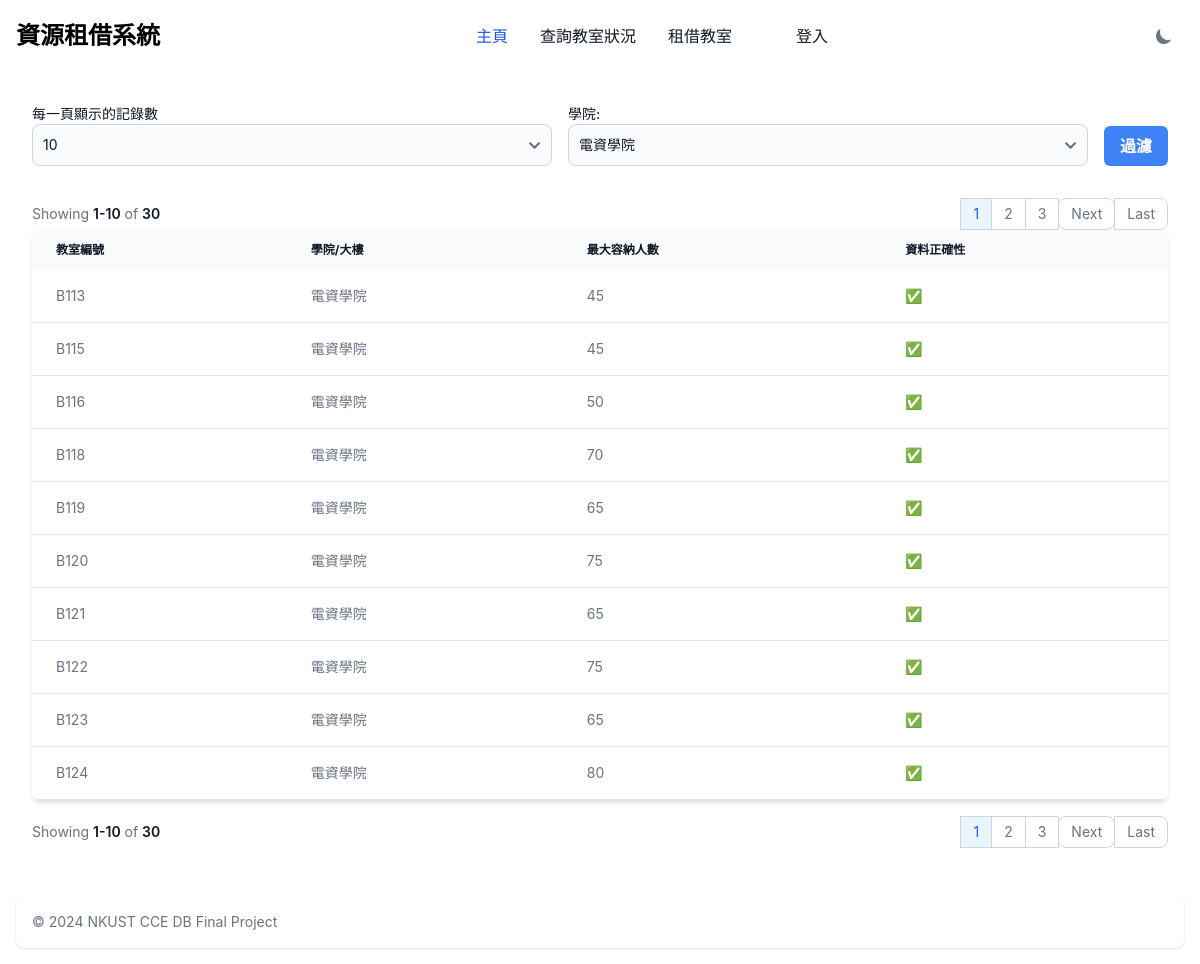
Page /index.php?colleage=電資學院 on the committed database.
### tables this page shows
CREATE TABLE `classroom_table` (
  `classroom` varchar(10) NOT NULL DEFAULT '0',
  `colleage` varchar(50) NOT NULL DEFAULT '',
  `max_capacity` int(10) NOT NULL DEFAULT 0,
  `is_realdata` enum('Y','N') NOT NULL DEFAULT 'N'
);

### index.php (the view, shortened to what this page needs)
<?php
$conn = require_once "config.php";
$colleages = [];
$query = "SELECT DISTINCT colleage FROM classroom_table";
$result = $conn->query($query);
while ($row = $result->fetch_row()) {
    $colleages[] = $row[0];
}
$limit = isset($_GET['limit']) ? (int) $_GET['limit'] : 10;
$page = isset($_GET['page']) ? (int) $_GET['page'] : 1;
$offset = ($page - 1) * $limit;
$colleage = isset($_GET['colleage']) ? $_GET['colleage'] : '';
$conditions = [];
if ($colleage) {
    $conditions[] = "colleage = '" . $conn->real_escape_string($colleage) . "'";
}
$where = '';
if (count($conditions) > 0) {
    $where = 'WHERE ' . implode(' AND ', $conditions);
}
$total_query = "SELECT COUNT(*) FROM classroom_table $where";
$total_result = $conn->query($total_query);
$total_rows = $total_result->fetch_row()[0];
$total_pages = ceil($total_rows / $limit);
$query = "SELECT * FROM classroom_table $where LIMIT $limit OFFSET $offset";
$result = $conn->query($query);
$query_params = http_build_query([
    'limit' => $limit,
    'colleage' => $colleage
]);
?>
<!DOCTYPE html>
<html>
<head>
    <link href="https://cdnjs.cloudflare.com/ajax/libs/flowbite/2.3.0/flowbite.min.css" rel="stylesheet" />
</head>
<body class="bg-white dark:bg-gray-900">
    <?php include './components/navigaion.php'; ?>
    <div class="max-w-screen-xl mx-auto p-4 sm:p-6 lg:p-8">
        <form method="GET" action="" class="flex flex-wrap space-x-4">
            <div class="mb-4 flex-1">
                <label for="limit" class="block text-sm font-medium text-gray-900 dark:text-white">每一頁顯示的記錄數</label>
                <select name="limit" id="limit"
                    class="bg-gray-50 border border-gray-300 text-gray-900 text-sm rounded-lg focus:ring-blue-500 focus:border-blue-500 block w-full p-2.5 dark:bg-gray-700 dark:border-gray-600 dark:placeholder-gray-400 dark:text-white dark:focus:ring-blue-500 dark:focus:border-blue-500">
                    <option value="10" <?= $limit == 10 ? 'selected' : ''; ?>>10</option>
                </select>
            </div>
            <div class="mb-4 flex-1">
                <label for="colleage" class="block text-sm font-medium text-gray-900 dark:text-white">學院:</label>
                <select name="colleage" id="colleage"
                    class="bg-gray-50 border border-gray-300 text-gray-900 text-sm rounded-lg focus:ring-blue-500 focus:border-blue-500 block w-full p-2.5 dark:bg-gray-700 dark:border-gray-600 dark:placeholder-gray-400 dark:text-white dark:focus:ring-blue-500 dark:focus:border-blue-500">
                    <?php foreach ($colleages as $c): ?>
                        <option value="<?= $c ?>" <?= $colleage == $c ? 'selected' : '' ?>><?= $c ?></option>
                    <?php endforeach; ?>
                </select>
            </div>
            <div class="flex items-end mb-4">
                <button type="submit"
                    class="px-4 py-2 font-semibold text-white bg-blue-500 rounded-md hover:bg-blue-700">過濾</button>
            </div>
        </form>
        <nav class="flex items-center flex-column flex-wrap md:flex-row justify-between pt-4"
            aria-label="Table navigation">
            <span
                class="text-sm font-normal text-gray-500 dark:text-gray-400 mb-4 md:mb-0 block w-full md:inline md:w-auto">
                Showing <span
                    class="font-semibold text-gray-900 dark:text-white"><?= $offset + 1 ?>-<?= min($offset + $limit, $total_rows) ?></span>
                of <span class="font-semibold text-gray-900 dark:text-white"><?= $total_rows ?></span>
            </span>
            <ul class="inline-flex -space-x-px rtl:space-x-reverse text-sm h-8">
                <?php
                $displayed_pages = [];
                if ($total_pages <= 10) {
                    $displayed_pages = range(1, $total_pages);
                }
                foreach ($displayed_pages as $p):
                    if ($p === '...'):
                        ?>
                        <li>
                            <span
                                class="flex items-center justify-center px-3 h-8 leading-tight text-gray-500 bg-white border border-gray-300 dark:bg-gray-800 dark:border-gray-700 dark:text-gray-400">...</span>
                        </li>
                        <?php
                    else:
                        ?>
                        <li>
                            <a href="?page=<?= $p ?>&<?= $query_params ?>"
                                class="flex items-center justify-center px-3 h-8 leading-tight <?= $p == $page ? 'text-blue-600 border border-gray-300 bg-blue-50 hover:bg-blue-100 hover:text-blue-700 dark:border-gray-700 dark:bg-gray-700 dark:text-white' : 'text-gray-500 bg-white border border-gray-300 hover:bg-gray-100 hover:text-gray-900 dark:text-white dark:bg-gray-800 dark:border-gray-700 dark:text-gray-400 dark:hover:bg-gray-700 dark:hover:text-white' ?>"><?= $p ?></a>
                        </li>
                        <?php
                    endif;
                endforeach;
                ?>
                <?php if ($page < $total_pages): ?>
                    <li>
                        <a href="?page=<?= $page + 1 ?>&<?= $query_params ?>"
                            class="flex items-center justify-center px-3 h-8 leading-tight text-gray-500 bg-white border border-gray-300 rounded-lg hover:bg-gray-100 hover:text-gray-900 dark:text-white dark:bg-gray-800 dark:border-gray-700 dark:text-gray-400 dark:hover:bg-gray-700 dark:hover:text-white">Next</a>
                    </li>
                    <li>
                        <a href="?page=<?= $total_pages ?>&<?= $query_params ?>"
                            class="flex items-center justify-center px-3 h-8 leading-tight text-gray-500 bg-white border border-gray-300 rounded-e-lg hover:bg-gray-100 hover:text-gray-900 dark:text-white dark:bg-gray-800 dark:border-gray-700 dark:text-gray-400 dark:hover:bg-gray-700 dark:hover:text-white">Last</a>
                    </li>
                <?php endif; ?>
            </ul>
        </nav>
        <div class="relative overflow-x-auto shadow-md sm:rounded-lg">
            <table class="w-full text-sm text-left rtl:text-right text-gray-500 dark:text-gray-400 overflow-auto">
                <thead
                    class="text-xs text-gray-900 dark:text-white uppercase bg-gray-50 dark:bg-gray-700 dark:text-gray-400 whitespace-nowrap">
                    <tr>
                        <th scope="col" class="px-6 py-3">教室編號</th>
                        <th scope="col" class="px-6 py-3">學院/大樓</th>
                        <th scope="col" class="px-6 py-3">最大容納人數</th>
                        <th scope="col" class="px-6 py-3">
                            <button data-popover-target="popover-default" type="button">資料正確性</button>
                        </th>
                    </tr>
                </thead>
                <tbody>
                    <?php while ($row = $result->fetch_assoc()): ?>
                        <tr
                            class="bg-white border-b dark:bg-gray-800 dark:border-gray-700 hover:bg-gray-50 dark:hover:bg-gray-600 whitespace-nowrap">
                            <td class="px-6 py-4"><?= $row['classroom'] ?? '' ?></td>
                            <td class="px-6 py-4"><?= $row['colleage'] ?? '' ?></td>
                            <td class="px-6 py-4"><?= $row['max_capacity'] ?? '' ?></td>
                            <td class="px-6 py-4"><?= $row['is_realdata'] == 'N' ? '❓' : '✅' ?></td>
                        </tr>
                    <?php endwhile; ?>
                </tbody>
            </table>
        </div>
        <nav class="flex items-center flex-column flex-wrap md:flex-row justify-between pt-4"
            aria-label="Table navigation">
            <span
                class="text-sm font-normal text-gray-500 dark:text-gray-400 mb-4 md:mb-0 block w-full md:inline md:w-auto">
                Showing <span
                    class="font-semibold text-gray-900 dark:text-white"><?= $offset + 1 ?>-<?= min($offset + $limit, $total_rows) ?></span>
                of <span class="font-semibold text-gray-900 dark:text-white"><?= $total_rows ?></span>
            </span>
            <ul class="inline-flex -space-x-px rtl:space-x-reverse text-sm h-8">
                <?php
                $displayed_pages = [];
                if ($total_pages <= 10) {
                    $displayed_pages = range(1, $total_pages);
                }
                foreach ($displayed_pages as $p):
                    if ($p === '...'):
                        ?>
                        <li>
                            <span
                                class="flex items-center justify-center px-3 h-8 leading-tight text-gray-500 bg-white border border-gray-300 dark:bg-gray-800 dark:border-gray-700 dark:text-gray-400">...</span>
                        </li>
                        <?php
                    else:
                        ?>
                        <li>
                            <a href="?page=<?= $p ?>&<?= $query_params ?>"
                                class="flex items-center justify-center px-3 h-8 leading-tight <?= $p == $page ? 'text-blue-600 border border-gray-300 bg-blue-50 hover:bg-blue-100 hover:text-blue-700 dark:border-gray-700 dark:bg-gray-700 dark:text-white' : 'text-gray-500 bg-white border border-gray-300 hover:bg-gray-100 hover:text-gray-900 dark:text-white dark:bg-gray-800 dark:border-gray-700 dark:text-gray-400 dark:hover:bg-gray-700 dark:hover:text-white' ?>"><?= $p ?></a>
                        </li>
                        <?php
                    endif;
                endforeach;
                ?>
                <?php if ($page < $total_pages): ?>
                    <li>
                        <a href="?page=<?= $page + 1 ?>&<?= $query_params ?>"
                            class="flex items-center justify-center px-3 h-8 leading-tight text-gray-500 bg-white border border-gray-300 rounded-lg hover:bg-gray-100 hover:text-gray-900 dark:text-white dark:bg-gray-800 dark:border-gray-700 dark:text-gray-400 dark:hover:bg-gray-700 dark:hover:text-white">Next</a>
                    </li>
                    <li>
                        <a href="?page=<?= $total_pages ?>&<?= $query_params ?>"
                            class="flex items-center justify-center px-3 h-8 leading-tight text-gray-500 bg-white border border-gray-300 rounded-e-lg hover:bg-gray-100 hover:text-gray-900 dark:text-white dark:bg-gray-800 dark:border-gray-700 dark:text-gray-400 dark:hover:bg-gray-700 dark:hover:text-white">Last</a>
                    </li>
                <?php endif; ?>
            </ul>
        </nav>
    </div>
    <?php include './components/footer.php'; ?>
</body>
</html>

### rows in the picture
classroom_table: classroom "B113", colleage "電資學院", max_capacity "45"
classroom_table: classroom "B115", colleage "電資學院", max_capacity "45"
classroom_table: classroom "B116", colleage "電資學院", max_capacity "50"
classroom_table: classroom "B118", colleage "電資學院", max_capacity "70"
classroom_table: classroom "B119", colleage "電資學院", max_capacity "65"
classroom_table: classroom "B120", colleage "電資學院", max_capacity "75"
classroom_table: classroom "B121", colleage "電資學院", max_capacity "65"
classroom_table: classroom "B122", colleage "電資學院", max_capacity "75"
classroom_table: classroom "B123", colleage "電資學院", max_capacity "65"
classroom_table: classroom "B124", colleage "電資學院", max_capacity "80"

### other values in the picture
$offset + 1 "1"
min($offset + $limit, $total_rows) "10"
$total_rows "30"
$p "1"
$p "2"
$p "3"
form field colleage "電資學院"
